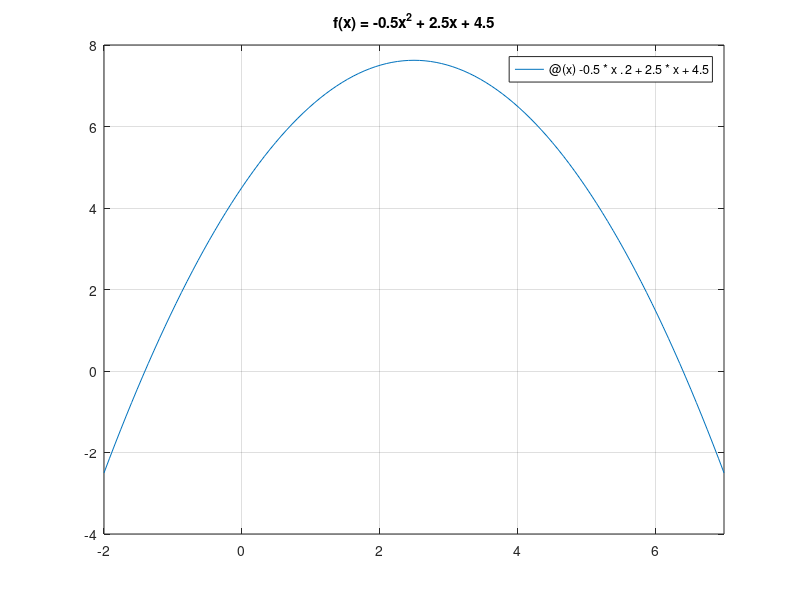

Write the MATLAB code that produced this figure.
%% Ejercicio 5.1
clear
clc
format long
fx = @(x) -0.5*x.^2 + 2.5*x + 4.5;
xa = 5;
xb = 10;
vAnt1 = 0;
vAnt2 = 0;
iteraciones = 4;
raiz = 0;
%-----------------
%variables que solo sirven para la impresion
limiteSuperior = 0;
limiteAnterior = 0;
errorRespuesta = 0;
%-----------------
fprintf('Ejercicio 5.1\nTabla de iteraciones\n');
fprintf('i\txa\t\txr1\t\txr2\t\txb\t\ter1\t\ter2\n');

for i = 1 : iteraciones
    paso = (xb - xa)/3;
    xr1 = xa + paso;
    xr2 = xr1 + paso;
    er1 = abs((xr1 - vAnt1)/xr1)*100;
    er2 = abs((xr2 - vAnt2)/xr2)*100;
    vAnt1 = xr1;
    vAnt2 = xr2;
    limiteSuperior = xa;
    limiteAnterior = xb;
    fprintf('%d\t%3.4f\t%3.4f\t%3.4f\t%3.4f\t%3.3f\t%3.3f\n',i,xa,xr1,xr2,xb,er1, er2);
    if fx(xa) * fx(xr1) < 0
        xb = xr1;
    elseif fx(xr1) * fx(xr2) < 0
        xa = xr1;
        xb = xr2;
    elseif fx(xr2) * fx(xb) < 0
        xa = xr2;
    end
end
if er1 < er2
    raiz = xr1;
    errorRespuesta = er1;
else
    raiz = xr2;
    errorRespuesta = er2;
end

%presentacion de resultados
fprintf('\nFuncion: ')
fx
fprintf('Xa = %3.6f\n', limiteSuperior)
fprintf('Xb = %3.6f\n', limiteAnterior)
fprintf('Raiz = %3.6f\n', raiz)
fprintf('Error Porcentual = %3.2f\n', errorRespuesta)
fplot(fx, [-2 7])
title('f(x) = -0.5x^2 + 2.5x + 4.5')
grid on